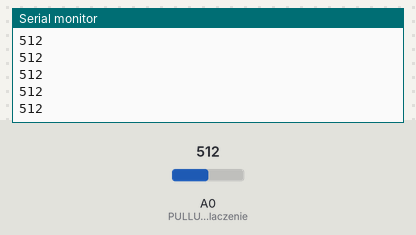
Recording of a sketch running on a simulated Arduino Uno, built with avr-gcc and run on an emulated ATmega328P. Shown: the last lines printed to the serial monitor. Inputs (shaded band) come from the test bench; at power-on: A0 (PULLUP_oznacza_wlaczenie) = 512.

Above: at 1.2 s.
1.3 s: A0 (PULLUP_oznacza_wlaczenie) set to 716
At 1.32 s:
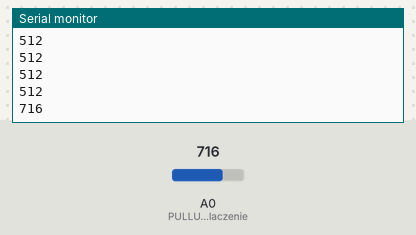
2.8 s: A0 (PULLUP_oznacza_wlaczenie) set to 900
At 2.83 s:
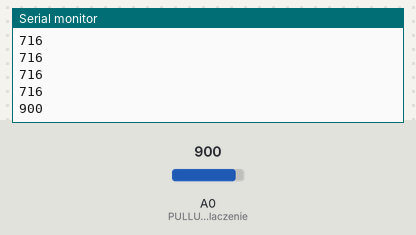
Timing chart, 0 to 5.8 s (numbered marks = the images above; inputs shaded):
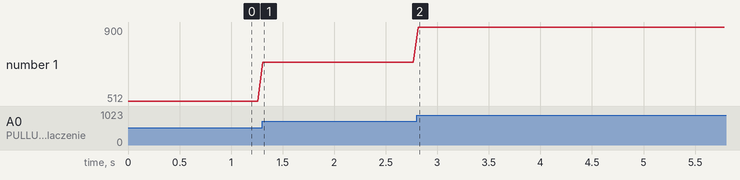

Measured:
- after the input at 1.3 s, the serial monitor: prints a new line at once (image 1)
- after the input at 2.8 s, the serial monitor: prints a new line at once (image 2)
- plotted number 1: 512 → 716 after the input at 1.3 s, 716 → 900 after the input at 2.8 s

The sketch:

fotorezystor01Czytamy.ino
```cpp
void setup() {
  // put your setup code here, to run once:

  pinMode(A0, INPUT_PULLUP); //PULLUP oznacza wlaczenie wewnętrzengo rezystora między A0 a 5V (okolo 20KOm)

  Serial.begin(9600);
}

void loop() {
  // put your main code here, to run repeatedly:

  int odczyt = analogRead(A0);

  Serial.println(odczyt); //wysylamy dane i oddzielamy je znakiem przejscia do nowego wiersza

  delay(1000/20); //czekaj 1/20 sekundy
}
```
